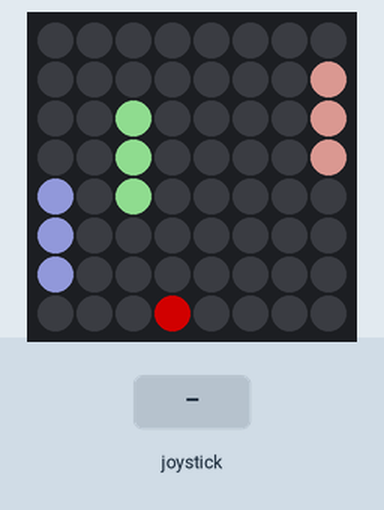
Recording of a program running on a simulated Raspberry Pi (BCM pin numbers) with a Sense HAT. Shown: the Sense HAT's 8×8 RGB LED matrix. The test bench sets the inputs (shaded band). Dim RGB values are drawn brighter than linear; random numbers come from a fixed seed.

Above: at 1.29 s.
1.3 s: joystick pushed left
At 1.39 s:
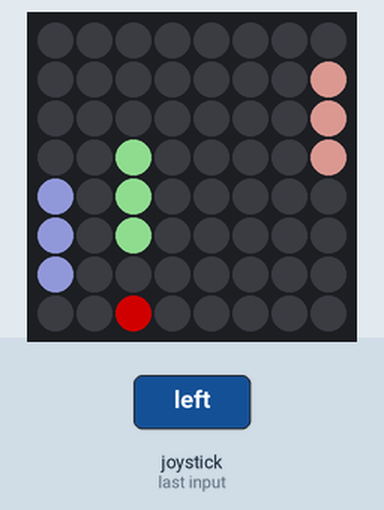
3.1 s: joystick pushed right
At 3.23 s:
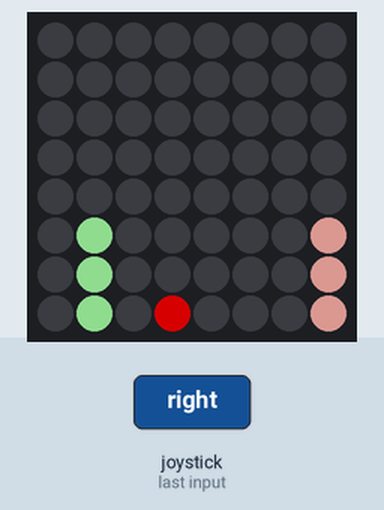
4.9 s: joystick pushed left
At 4.98 s:
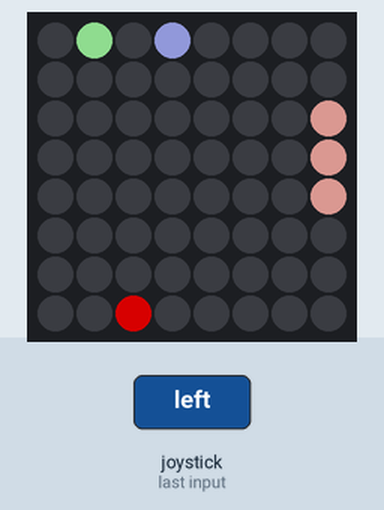
6.7 s: joystick pushed right
At 6.79 s:
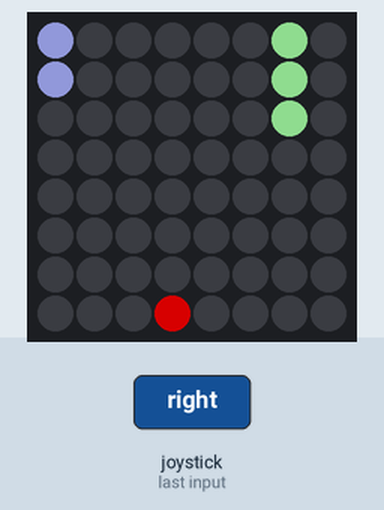
8.5 s: joystick pushed left
At 8.63 s:
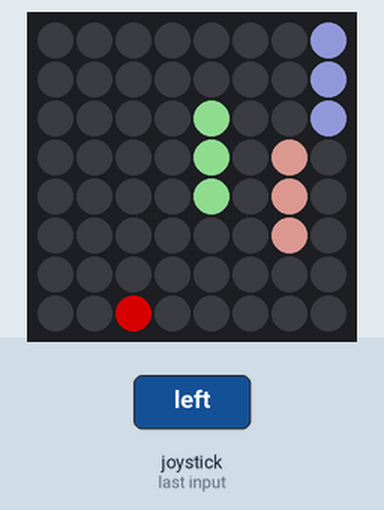
10.3 s: joystick pushed right
At 10.38 s:
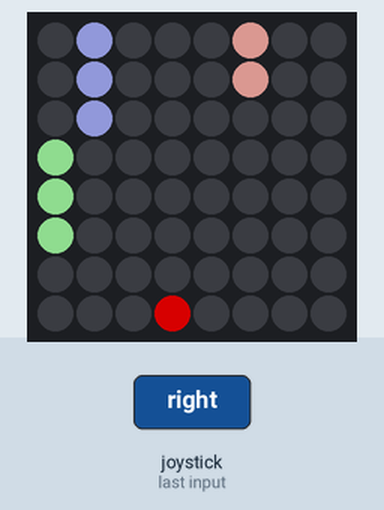

The program:

pianoGame.py
```python
#Date: 21.2.2
#만든사람: 김민지

from sense_hat import SenseHat
from time import sleep
from random import randint

sense = SenseHat()

class rain (object):
    def __init__(self, x, y, vy, r,g,b):
        self.x = x
        self.y = y
        self.vy = vy
        self.rgb = (r,g,b)
    def draw(self):
        '''
        if 0<= self.y <=7:
            sense.set_pixel(self.x, self.y, self.rgb)
        if 0<= self.y <=7:
            sense.set_pixel(self.x, self.y-1, self.rgb)
        '''
        for i in range(3):
            y= self.y - i
            if 0<= y <=8:
                sense.set_pixel(self.x, int(y), self.rgb)

    def drop(self):
        self.y +=self.vy
        if int(self.y) == 8:
            self.restart()
    def restart(self):
        self.x = randint(0,7)
        self.y = 0


class dot(object):
    def __init__(self,x,r,g,b):
        self.x = x
        self.y = 7
        self.rgb = (r,g,b)

    def get_x(self):
        return self.x

    def draw(self):
        sense.set_pixel(self.x, self.y, self.rgb)


    def move_left(self,event):
        if event.action =='pressed'and self.x >= 1:
            self.x -= 1

    def move_right(self,event):
        if event.action =='pressed' and self.x <= 6 :
            self.x += 1

    def increase(self):
        r = self.rgb[0] + 10
        if r > 255:
            r = 255

        self.rgb = (r,self.rgb[1], self.rgb[2])

    def DetectCrash(self,rgb):
        if rgb[0] !=0 and rgb[1] != 0 and rgb[2] !=0:
            self.increase()


#author : kim min ji

rain1 = rain(0,0,0.5,100,100,150)
rain2 = rain(7,0,0.25,150,100,100)
rain3 = rain(3,0,1.0,100,150,100)

bucket = dot(3,100,0,0)

sense.stick.direction_left = bucket.move_left
sense.stick.direction_right = bucket.move_right


while True:
    sense.clear()


    rain1.draw()
    rain1.drop()
    rain2.draw()
    rain2.drop()

    rain3.draw()
    rain3.drop()
    bucket.draw()


    bucket.DetectCrash(sense.get_pixel(bucket.get_x(),6))

    sleep(0.1)

#print(rain1.x)
```
